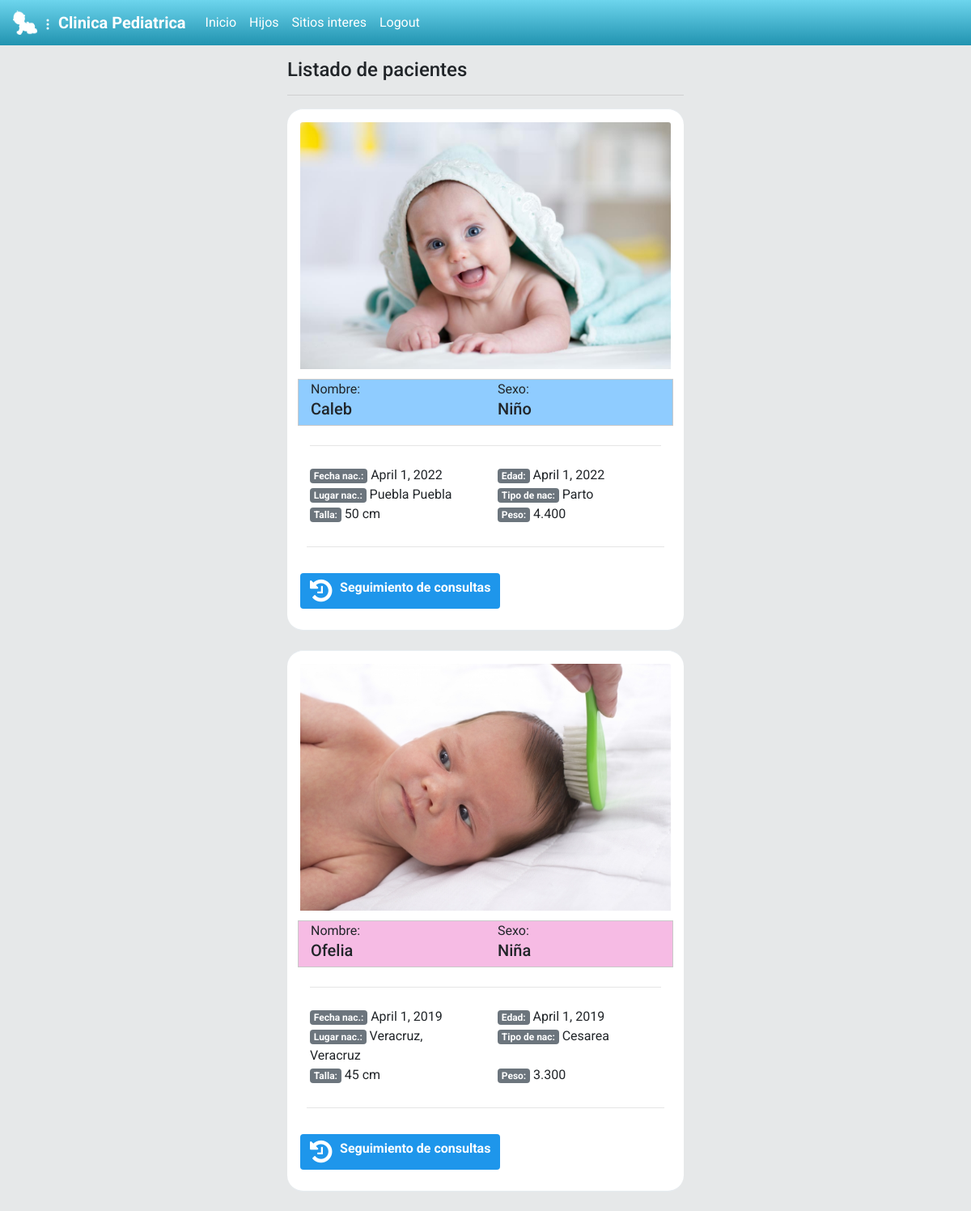
Screenshot of /hijos/ (signed in) with the database file from the repository.
### twitter/models.py (models this page shows, shortened)
class Hijos(models.Model):
    user = models.ForeignKey(User, on_delete=models.CASCADE, null=False, blank=False)
    nombre = models.CharField(max_length=50, default='Nombre')
    sexo = models.CharField(max_length=10, default='M')
    tipo = models.CharField(max_length=30, default='Niño')
    profile_pic = models.ImageField(default='default.png')
    fecha_nac = models.DateField(auto_now=False,blank=True, null=True)
    hora_nac = models.CharField(max_length=50, default='Hora nacimiento')
    peso_nac = models.CharField(max_length=50, default='Peso Nacimiento')
    talla_nac = models.CharField(max_length=50, default='Talla Nacimiento')
    lugar_nac = models.CharField(max_length=50, default='Lugar Nacimiento')
    tipo_nac = models.CharField(max_length=50, default='Tipo Nacimiento')
    comentarios_nac = models.CharField(max_length=50, default='Comentarios Nacimiento')
    campo1_nac = models.CharField(max_length=50, default='Campo1 Nacimiento')
    campo2_nac = models.CharField(max_length=50, default='Campo2 Nacimiento')

### twitter/views.py (the view)
# urls.py: path('hijos/', views.hijos, name='hijos'),
@login_required
def hijos(request):
    hijos = Hijos.objects.filter(user=request.user)
    context = {'hijos':hijos}
    return render(request, 'twitter/hijos.html', context)

### twitter/templates/twitter/hijos.html (shortened to what this page needs)
{% extends 'twitter/layout.html' %}
{% load humanize %}
{% block content %}
    <div id="main" class="container-fluid d-flex">
        <div class="content">
            <div class="fs-2 mb-3">
            <h4>Listado de pacientes</h4>
              </div>
                <hr class="solid">
            {% for hijo in hijos %}
            <div id="tweetCards">
                <div class="tweet-wrap p-3 mt-2 mb-4" style="border-radius:20px">
                    <div class="card" >
                        <img class="card-img-top" src="{{ hijo.profile_pic.url }}" alt="Card image cap">
                        <div class="card-body p-2">
                          <div class="container p-1">
                            <div class="row {% if hijo.tipo == 'Niño' %} bgnino {% else %} bgnina {% endif %} ">
                                <div class="col" style="width: .5rem;">
                                   Nombre: <h5>{{hijo.nombre}}</h5>
                                </div>
                                <div class="col">
                                    Sexo: <h5>{{hijo.tipo}}</h5>
                                </div>
                            </div>
                            <hr class="my-4">
                            <div class="row">
                                <div class="col" style="width: .5rem;">
                                    <span class="badge badge-secondary">Fecha nac.:</span> {{hijo.fecha_nac}}
                                </div>
                                <div class="col">
                                    <span class="badge badge-secondary">Edad:</span> {{hijo.fecha_nac}}
                                </div>
                            </div>
                            <div class="row">
                                <div class="col" style="width: .5rem;">
                                    <span class="badge badge-secondary">Lugar nac.:</span> {{hijo.lugar_nac}}
                                </div>
                                <div class="col">
                                    <span class="badge badge-secondary">Tipo de nac:</span> {{hijo.tipo_nac}}
                                </div>
                            </div>
                            <div class="row">
                                <div class="col" style="width: .5rem;">
                                    <span class="badge badge-secondary">Talla:</span> {{hijo.talla_nac}}
                                </div>
                                <div class="col">
                                    <span class="badge badge-secondary">Peso:</span> {{hijo.peso_nac}}
                                </div>
                            </div>
                          </div>
                          <hr class="my-4">
                        </div>
                        <a href="{% url 'consulta' hijo.id %}">
                            <button type="button" class="btn btn-success"><i class="fa fa-history fa-2x pull-left"></i> Seguimiento de consultas</button>
                        </a>
                      </div>
                </div>
            </div>
            {% endfor %}
        </div>
    </div>
{% endblock content %}

### twitter/static/css/style.css (style rules this page uses)
body { background: #E6E8E9; ; font-family: 'Asap', sans-serif; font-family: 'Roboto', sans-serif; }
img { max-width: 100%; }
.card { border: none; }
#main { justify-content: center; }
.tweet-wrap { max-width: 490px; background: #fff; margin: 0 auto; margin-top: 50px; border-radius: 3px; padding: 30px; border-bottom: 1px solid #e6ecf0; border-top: 1px solid #e6ecf0; }
.btn { background-color: #1E96EB ; border-style: none; font-weight: bold; color: white; }
a:link { color: #1E96EB ; text-decoration: none; }
.bgnino { background: #7cc3ffd9; border: solid #c9c9c9 1px; }
.bgnina { background: #f5afe0d9; border: solid #c9c9c9 1px; }

### rows the page displays
Hijos: profile_pic (picture), nombre "Caleb", tipo "Niño", fecha_nac "April 1, 2022", lugar_nac "Puebla Puebla", tipo_nac "Parto", talla_nac "50 cm", peso_nac "4.400"
Hijos: profile_pic (picture), nombre "Ofelia", tipo "Niña", fecha_nac "April 1, 2019", lugar_nac "Veracruz, Veracruz", tipo_nac "Cesarea", talla_nac "45 cm", peso_nac "3.300"
